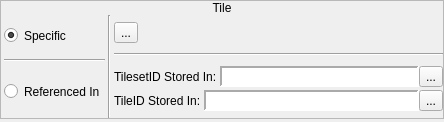
        <widget class="QWidget" name="wTile">
         <layout class="QVBoxLayout" name="verticalLayout_5">
          <property name="spacing">
           <number>3</number>
          </property>
          <property name="margin">
           <number>0</number>
          </property>
          <item>
           <widget class="QFrame" name="frame_4">
            <property name="frameShape">
             <enum>QFrame::StyledPanel</enum>
            </property>
            <property name="frameShadow">
             <enum>QFrame::Raised</enum>
            </property>
            <layout class="QVBoxLayout" name="verticalLayout_4">
             <property name="spacing">
              <number>0</number>
             </property>
             <property name="margin">
              <number>0</number>
             </property>
             <item>
              <widget class="QLabel" name="label_4">
               <property name="sizePolicy">
                <sizepolicy hsizetype="Preferred" vsizetype="Fixed">
                 <horstretch>0</horstretch>
                 <verstretch>0</verstretch>
                </sizepolicy>
               </property>
               <property name="text">
                <string>Tile</string>
               </property>
               <property name="alignment">
                <set>Qt::AlignCenter</set>
               </property>
              </widget>
             </item>
             <item>
              <widget class="QWidget" name="widget_9" native="true">
               <layout class="QHBoxLayout" name="horizontalLayout_29">
                <property name="spacing">
                 <number>3</number>
                </property>
                <property name="leftMargin">
                 <number>3</number>
                </property>
                <property name="topMargin">
                 <number>0</number>
                </property>
                <property name="rightMargin">
                 <number>0</number>
                </property>
                <property name="bottomMargin">
                 <number>0</number>
                </property>
                <item>
                 <widget class="QWidget" name="widget_24" native="true">
                  <layout class="QVBoxLayout" name="verticalLayout_14">
                   <property name="spacing">
                    <number>3</number>
                   </property>
                   <property name="margin">
                    <number>0</number>
                   </property>
                   <item>
                    <widget class="QRadioButton" name="rbTile_Specific">
                     <property name="minimumSize">
                      <size>
                       <width>0</width>
                       <height>41</height>
                      </size>
                     </property>
                     <property name="maximumSize">
                      <size>
                       <width>16777215</width>
                       <height>41</height>
                      </size>
                     </property>
                     <property name="text">
                      <string>Specific</string>
                     </property>
                     <property name="checked">
                      <bool>true</bool>
                     </property>
                    </widget>
                   </item>
                   <item>
                    <widget class="Line" name="line_7">
                     <property name="orientation">
                      <enum>Qt::Horizontal</enum>
                     </property>
                    </widget>
                   </item>
                   <item>
                    <widget class="QRadioButton" name="rbTile_Variable">
                     <property name="sizePolicy">
                      <sizepolicy hsizetype="Minimum" vsizetype="Preferred">
                       <horstretch>0</horstretch>
                       <verstretch>0</verstretch>
                      </sizepolicy>
                     </property>
                     <property name="minimumSize">
                      <size>
                       <width>0</width>
                       <height>53</height>
                      </size>
                     </property>
                     <property name="maximumSize">
                      <size>
                       <width>16777215</width>
                       <height>53</height>
                      </size>
                     </property>
                     <property name="text">
                      <string>Referenced In</string>
                     </property>
                    </widget>
                   </item>
                  </layout>
                 </widget>
                </item>
                <item>
                 <widget class="Line" name="line_8">
                  <property name="orientation">
                   <enum>Qt::Vertical</enum>
                  </property>
                 </widget>
                </item>
                <item>
                 <widget class="QWidget" name="widget" native="true">
                  <layout class="QVBoxLayout" name="verticalLayout_15">
                   <property name="spacing">
                    <number>3</number>
                   </property>
                   <property name="margin">
                    <number>0</number>
                   </property>
                   <item>
                    <widget class="QWidget" name="wTile_Specific" native="true">
                     <property name="sizePolicy">
                      <sizepolicy hsizetype="Preferred" vsizetype="Fixed">
                       <horstretch>0</horstretch>
                       <verstretch>0</verstretch>
                      </sizepolicy>
                     </property>
                     <layout class="QHBoxLayout" name="horizontalLayout_24">
                      <property name="spacing">
                       <number>0</number>
                      </property>
                      <property name="margin">
                       <number>0</number>
                      </property>
                      <item>
                       <widget class="TileButton" name="bTile">
                        <property name="text">
                         <string>...</string>
                        </property>
                        <property name="icon">
                         <iconset resource="gui_icons.qrc">
                          <normaloff>:/icons/addtile.png</normaloff>:/icons/addtile.png</iconset>
                        </property>
                        <property name="iconSize">
                         <size>
                          <width>32</width>
                          <height>32</height>
                         </size>
                        </property>
                       </widget>
                      </item>
                      <item>
                       <spacer name="horizontalSpacer_4">
                        <property name="orientation">
                         <enum>Qt::Horizontal</enum>
                        </property>
                        <property name="sizeHint" stdset="0">
                         <size>
                          <width>305</width>
                          <height>20</height>
                         </size>
                        </property>
                       </spacer>
                      </item>
                     </layout>
                    </widget>
                   </item>
                   <item>
                    <widget class="Line" name="line_2">
                     <property name="orientation">
                      <enum>Qt::Horizontal</enum>
                     </property>
                    </widget>
                   </item>
                   <item>
                    <widget class="QWidget" name="wTile_Variables" native="true">
                     <property name="sizePolicy">
                      <sizepolicy hsizetype="Preferred" vsizetype="Fixed">
                       <horstretch>0</horstretch>
                       <verstretch>0</verstretch>
                      </sizepolicy>
                     </property>
                     <layout class="QVBoxLayout" name="verticalLayout_16">
                      <property name="spacing">
                       <number>3</number>
                      </property>
                      <property name="margin">
                       <number>0</number>
                      </property>
                      <item>
                       <widget class="QWidget" name="widget_26" native="true">
                        <layout class="QHBoxLayout" name="horizontalLayout_27">
                         <property name="spacing">
                          <number>3</number>
                         </property>
                         <property name="margin">
                          <number>0</number>
                         </property>
                         <item>
                          <widget class="QLabel" name="label_11">
                           <property name="sizePolicy">
                            <sizepolicy hsizetype="Fixed" vsizetype="Preferred">
                             <horstretch>0</horstretch>
                             <verstretch>0</verstretch>
                            </sizepolicy>
                           </property>
                           <property name="text">
                            <string>TilesetID Stored In:</string>
                           </property>
                          </widget>
                         </item>
                         <item>
                          <widget class="QWidget" name="widget_2" native="true">
                           <layout class="QHBoxLayout" name="horizontalLayout_25">
                            <property name="spacing">
                             <number>0</number>
                            </property>
                            <property name="margin">
                             <number>0</number>
                            </property>
                            <item>
                             <widget class="QLabel" name="lblTileset_Variable">
                              <property name="sizePolicy">
                               <sizepolicy hsizetype="Preferred" vsizetype="Preferred">
                                <horstretch>0</horstretch>
                                <verstretch>0</verstretch>
                               </sizepolicy>
                              </property>
                              <property name="minimumSize">
                               <size>
                                <width>150</width>
                                <height>0</height>
                               </size>
                              </property>
                              <property name="font">
                               <font>
                                <family>Monospace</family>
                               </font>
                              </property>
                              <property name="styleSheet">
                               <string notr="true">background-color: palette(base);</string>
                              </property>
                              <property name="frameShape">
                               <enum>QFrame::Panel</enum>
                              </property>
                              <property name="frameShadow">
                               <enum>QFrame::Sunken</enum>
                              </property>
                              <property name="lineWidth">
                               <number>2</number>
                              </property>
                              <property name="text">
                               <string/>
                              </property>
                             </widget>
                            </item>
                            <item>
                             <widget class="QToolButton" name="bTileset_BrowseVariables">
                              <property name="text">
                               <string>...</string>
                              </property>
                              <property name="icon">
                               <iconset resource="gui_icons.qrc">
                                <normaloff>:/icons/fileopen.png</normaloff>:/icons/fileopen.png</iconset>
                              </property>
                             </widget>
                            </item>
                           </layout>
                          </widget>
                         </item>
                        </layout>
                       </widget>
                      </item>
                      <item>
                       <widget class="QWidget" name="widget_27" native="true">
                        <layout class="QHBoxLayout" name="horizontalLayout_28">
                         <property name="spacing">
                          <number>3</number>
                         </property>
                         <property name="margin">
                          <number>0</number>
                         </property>
                         <item>
                          <widget class="QLabel" name="label_12">
                           <property name="sizePolicy">
                            <sizepolicy hsizetype="Fixed" vsizetype="Preferred">
                             <horstretch>0</horstretch>
                             <verstretch>0</verstretch>
                            </sizepolicy>
                           </property>
                           <property name="text">
                            <string>TileID Stored In:</string>
                           </property>
                          </widget>
                         </item>
                         <item>
                          <widget class="QWidget" name="widget_3" native="true">
                           <layout class="QHBoxLayout" name="horizontalLayout_26">
                            <property name="spacing">
                             <number>0</number>
                            </property>
                            <property name="margin">
                             <number>0</number>
                            </property>
                            <item>
                             <widget class="QLabel" name="lblTile_Variable">
                              <property name="sizePolicy">
                               <sizepolicy hsizetype="Preferred" vsizetype="Preferred">
                                <horstretch>0</horstretch>
                                <verstretch>0</verstretch>
                               </sizepolicy>
                              </property>
                              <property name="minimumSize">
                               <size>
                                <width>150</width>
                                <height>0</height>
                               </size>
                              </property>
                              <property name="font">
                               <font>
                                <family>Monospace</family>
                               </font>
                              </property>
                              <property name="styleSheet">
                               <string notr="true">background-color: palette(base);</string>
                              </property>
                              <property name="frameShape">
                               <enum>QFrame::Panel</enum>
                              </property>
                              <property name="frameShadow">
                               <enum>QFrame::Sunken</enum>
                              </property>
                              <property name="lineWidth">
                               <number>2</number>
                              </property>
                              <property name="text">
                               <string/>
                              </property>
                             </widget>
                            </item>
                            <item>
                             <widget class="QToolButton" name="bTile_BrowseVariables">
                              <property name="text">
                               <string>...</string>
                              </property>
                              <property name="icon">
                               <iconset resource="gui_icons.qrc">
                                <normaloff>:/icons/fileopen.png</normaloff>:/icons/fileopen.png</iconset>
                              </property>
                             </widget>
                            </item>
                           </layout>
                          </widget>
                         </item>
                        </layout>
                       </widget>
                      </item>
                     </layout>
                    </widget>
                   </item>
                  </layout>
                 </widget>
                </item>
               </layout>
              </widget>
             </item>
            </layout>
           </widget>
          </item>
          <item>
           <widget class="QFrame" name="frame_5">
            <property name="sizePolicy">
             <sizepolicy hsizetype="Preferred" vsizetype="Expanding">
              <horstretch>0</horstretch>
              <verstretch>0</verstretch>
             </sizepolicy>
            </property>
            <property name="frameShape">
             <enum>QFrame::StyledPanel</enum>
            </property>
            <property name="frameShadow">
             <enum>QFrame::Raised</enum>
            </property>
           </widget>
          </item>
         </layout>
        </widget>
